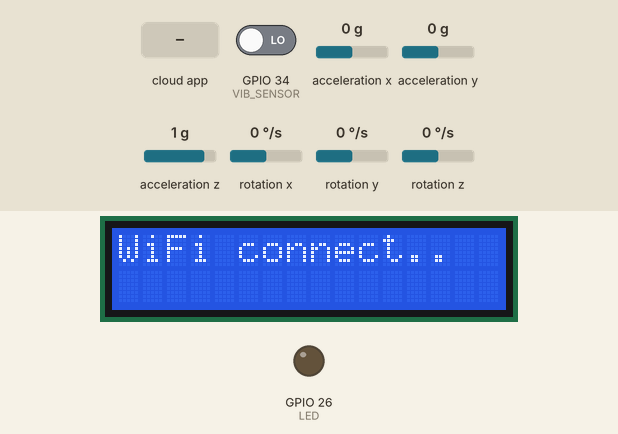
This sketch was run on a simulated ESP32. Parts: 16×2 character LCD, output pins drawn as LEDs (lit = HIGH). Wiring (inferred from the names in the program): MPU-6050 motion sensor at I2C address 0x68. Inputs (shaded band) come from the test bench; at power-on: GPIO 34 (VIB_SENSOR) LOW, acceleration z 1 g, acceleration x 0 g, rotation x 0 °/s, acceleration y 0 g, rotation y 0 °/s, rotation z 0 °/s. WiFi joins after 1.5 s; servers stay silent unless stated; what the sketch prints to the serial monitor is not drawn.

Above: at 1.1 s.
At 7.7 s:
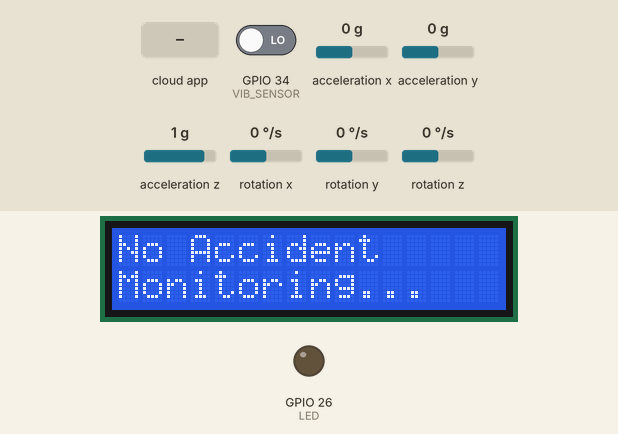
7.8 s: GPIO 34 (VIB_SENSOR) driven HIGH
At 9.4 s:
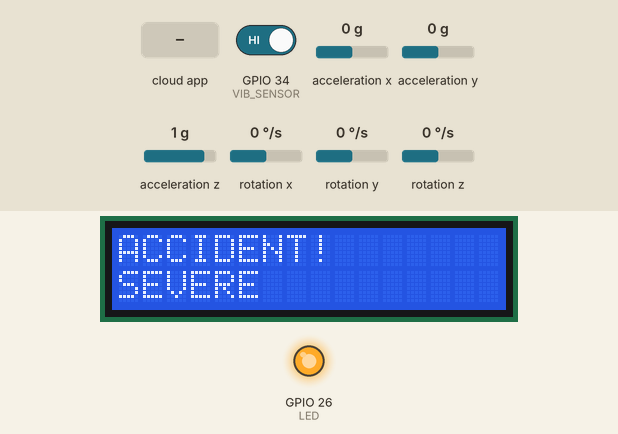
9.8 s: acceleration z set to 0 g
At 12.6 s:
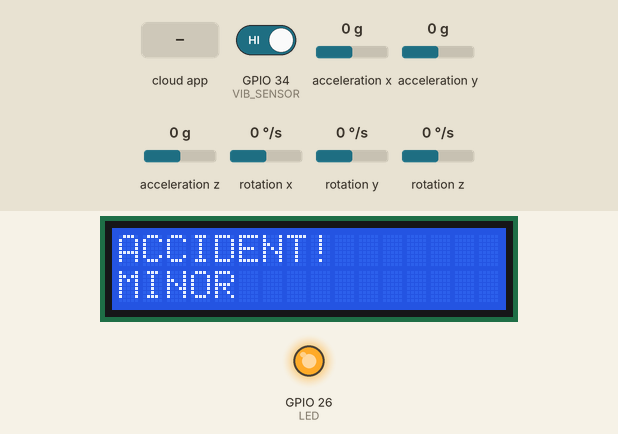
12.8 s: acceleration x set to -1.4 g
15.8 s: the phone or cloud app sets thresholds to SEVERE
17.3 s: GPIO 34 (VIB_SENSOR) driven LOW
At 20.0 s:
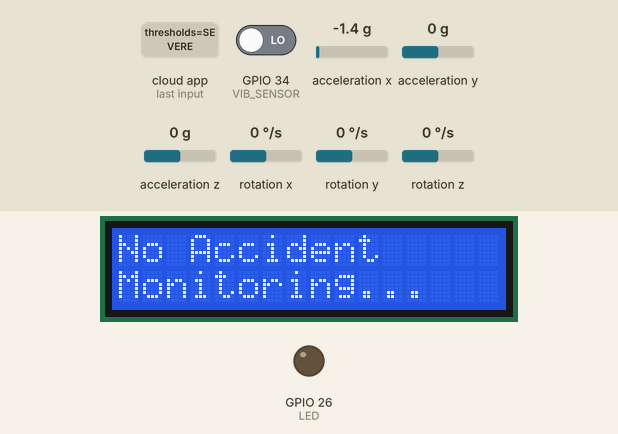
20.3 s: rotation x set to -31 °/s
21.8 s: rotation x set to -38 °/s
At 25.0 s:
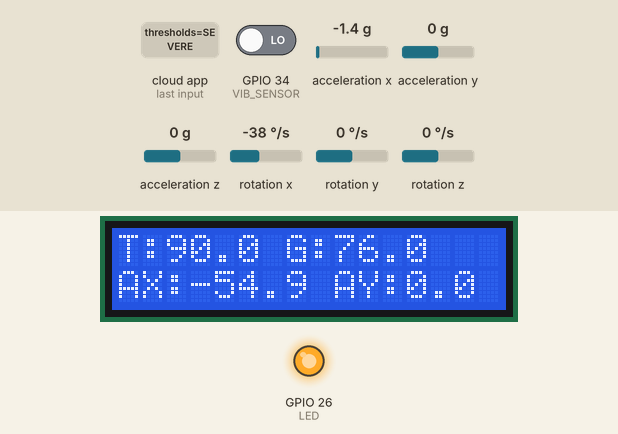
Timing chart, 0 to 25.8 s (numbered marks = the images above; inputs shaded):
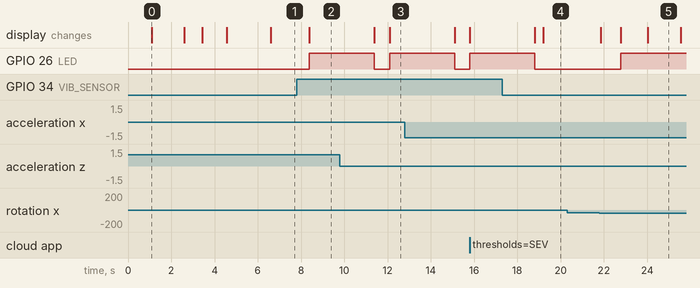

The sketch:

accidentdetection.ino
```cpp
#include <Wire.h>
#include <LiquidCrystal_I2C.h>
#include <MPU6050.h>
#include <WiFi.h>
#include <Firebase_ESP_Client.h>
#include <addons/RTDBHelper.h>
#include "secrets.h"


#define BUZZER     27
#define LED        26
#define VIB_SENSOR 34


#define BUZZER_ENABLED 0

//Set 0 for real gps module
#define USE_REAL_GPS 0

// Cloud
const unsigned long LIVE_PUSH_INTERVAL_MS      = 1000;   // live refreshes every 1s
const unsigned long TELEMETRY_PUSH_INTERVAL_MS = 30000;  // this 30s delay to add history
unsigned long lastLivePushMs      = 0;
unsigned long lastTelemetryPushMs = 0;

FirebaseData   fbData;
FirebaseData   fbConfigStream;
FirebaseAuth   fbAuth;
FirebaseConfig fbConfig;
bool firebaseReady = false;


LiquidCrystal_I2C lcd(0x27, 16, 2);
MPU6050 mpu(0x68);


bool accident = false;
bool rollover = false;


// Runtime thresholds. Defaults match what was const before; the dashboard
// can overwrite these by writing to /devices/<id>/config/thresholds.
float ROLLOVER_TILT_DEG       = 75.0;
float ROLLOVER_GYRO_DEG_S     = 200.0;
const float ROLLOVER_PRE_TILT_DEG   = 45.0;
const float ROLLOVER_PRE_GYRO_DEG_S = 70.0;
const int   ROLLOVER_CONFIRM_COUNT  = 3;

// Net-acceleration thresholds in m/s² (gravity removed).
float ACCEL_MINOR    = 7.0;
float ACCEL_MODERATE = 12.0;
float ACCEL_SEVERE   = 20.0;


int rolloverHitCount = 0;


unsigned long lastVibrationTime = 0;
const unsigned long VIB_WINDOW_MS = 500;


// fake mock gps
const float SIMULATED_LAT = 30.268824;
const float SIMULATED_LON = 77.993090;


// for real gps
void getGPSCoordinates(float &lat, float &lon, bool &isReal) {
#if USE_REAL_GPS
  // TODO: read from TinyGPS++ on Serial2; fall back to simulated until valid fix.
  lat    = SIMULATED_LAT;
  lon    = SIMULATED_LON;
  isReal = false;
#else
  lat    = SIMULATED_LAT;
  lon    = SIMULATED_LON;
  isReal = false;
#endif
}


//for the cloud setup using firebase
void setupCloud() {
  Serial.print("Connecting to Wi-Fi: ");
  Serial.println(WIFI_SSID);
  lcd.clear();
  lcdPrint(0, 0, "WiFi connect..");

  WiFi.mode(WIFI_STA);
  WiFi.begin(WIFI_SSID, WIFI_PASSWORD);

  unsigned long start = millis();
  while (WiFi.status() != WL_CONNECTED && millis() - start < 15000) {
    delay(300);
    Serial.print(".");
  }
  Serial.println();

  if (WiFi.status() != WL_CONNECTED) {
    Serial.println("Wi-Fi FAILED. Continuing offline.");
    lcdPrint(0, 1, "WiFi: OFFLINE  ");
    delay(1500);
    firebaseReady = false;
    return;
  }

  Serial.print("Wi-Fi OK. IP: ");
  Serial.println(WiFi.localIP());
  lcdPrint(0, 1, "WiFi: OK       ");
  delay(800);

  fbConfig.database_url = FIREBASE_HOST;
  fbConfig.signer.tokens.legacy_token = FIREBASE_AUTH;
  Firebase.reconnectWiFi(true);
  Firebase.begin(&fbConfig, &fbAuth);

  firebaseReady = Firebase.ready();
  Serial.println(firebaseReady ? "Firebase READY" : "Firebase init pending");
  lcdPrint(0, 0, "Cloud: ready   ");
  lcdPrint(0, 1, "               ");
  delay(800);
}


//To pull the threshold values from the firebase and update at realtime
void applyThresholdsFromJson(FirebaseJson &json) {
  FirebaseJsonData v;

  if (json.get(v, "accelMinor")    && v.success) ACCEL_MINOR        = v.to<float>();
  if (json.get(v, "accelModerate") && v.success) ACCEL_MODERATE     = v.to<float>();
  if (json.get(v, "accelSevere")   && v.success) ACCEL_SEVERE       = v.to<float>();
  if (json.get(v, "rolloverTilt")  && v.success) ROLLOVER_TILT_DEG  = v.to<float>();
  if (json.get(v, "rolloverGyro")  && v.success) ROLLOVER_GYRO_DEG_S = v.to<float>();

  Serial.println("Thresholds updated from cloud:");
  Serial.print("  accel minor/moderate/severe: ");
  Serial.print(ACCEL_MINOR);    Serial.print(" / ");
  Serial.print(ACCEL_MODERATE); Serial.print(" / ");
  Serial.println(ACCEL_SEVERE);
  Serial.print("  rollover tilt / gyro: ");
  Serial.print(ROLLOVER_TILT_DEG); Serial.print("° / ");
  Serial.print(ROLLOVER_GYRO_DEG_S); Serial.println(" deg/s");
}


void fetchInitialThresholds() {
  if (!firebaseReady && !(firebaseReady = Firebase.ready())) return;

  String path = String("/devices/") + DEVICE_ID + "/config/thresholds";
  if (Firebase.RTDB.getJSON(&fbData, path.c_str())) {
    FirebaseJson *json = fbData.jsonObjectPtr();
    if (json) applyThresholdsFromJson(*json);
  } else {
    Serial.print("No initial thresholds (using defaults): ");
    Serial.println(fbData.errorReason());
  }
}


void thresholdStreamCallback(FirebaseStream data) {
  Serial.print("Threshold stream event: ");
  Serial.println(data.dataPath());

  String path = String("/devices/") + DEVICE_ID + "/config/thresholds";
  if (Firebase.RTDB.getJSON(&fbData, path.c_str())) {
    FirebaseJson *json = fbData.jsonObjectPtr();
    if (json) applyThresholdsFromJson(*json);
  }
}

void thresholdStreamTimeout(bool timeout) {
  if (timeout) Serial.println("Threshold stream timeout, resuming...");
  if (!fbConfigStream.httpConnected()) {
    Serial.print("Threshold stream not connected: ");
    Serial.println(fbConfigStream.errorReason());
  }
}


void startThresholdStream() {
  String path = String("/devices/") + DEVICE_ID + "/config/thresholds";
  if (!Firebase.RTDB.beginStream(&fbConfigStream, path.c_str())) {
    Serial.print("Stream begin failed: ");
    Serial.println(fbConfigStream.errorReason());
    return;
  }
  Firebase.RTDB.setStreamCallback(&fbConfigStream,
                                  thresholdStreamCallback,
                                  thresholdStreamTimeout);
  Serial.println("Threshold stream subscribed.");
}


static void buildSnapshot(FirebaseJson &json,
                          float ax, float ay, float az,
                          float gx, float gy, float gz,
                          float tiltDeg, float netAccel,
                          bool vibrationConfirmed) {
  float lat, lon; bool isReal;
  getGPSCoordinates(lat, lon, isReal);

  json.clear();
  json.set("deviceId", DEVICE_ID);
  json.set("ax", ax); json.set("ay", ay); json.set("az", az);
  json.set("gx", gx); json.set("gy", gy); json.set("gz", gz);
  json.set("tiltDeg", tiltDeg);
  json.set("netAccel", netAccel);
  json.set("vibrationState", vibrationConfirmed ? 1 : 0);
  json.set("latitude", lat);
  json.set("longitude", lon);
  json.set("gpsReal", isReal);
  json.set("timestamp/.sv", "timestamp"); // server-side timestamp
}


// Live state overwrites nodes every 1 sec
void pushLive(float ax, float ay, float az,
              float gx, float gy, float gz,
              float tiltDeg, float netAccel,
              bool vibrationConfirmed) {
  if (!firebaseReady && !(firebaseReady = Firebase.ready())) return;

  FirebaseJson json;
  buildSnapshot(json, ax, ay, az, gx, gy, gz,
                tiltDeg, netAccel, vibrationConfirmed);
  String path = String("/devices/") + DEVICE_ID + "/live";
  if (!Firebase.RTDB.setJSON(&fbData, path.c_str(), &json)) {
    Serial.print("pushLive failed: ");
    Serial.println(fbData.errorReason());
  }
}


// Telementary history adds every 30 sec
void pushTelemetry(float ax, float ay, float az,
                   float gx, float gy, float gz,
                   float tiltDeg, float netAccel,
                   bool vibrationConfirmed) {
  if (!firebaseReady && !(firebaseReady = Firebase.ready())) return;

  FirebaseJson json;
  buildSnapshot(json, ax, ay, az, gx, gy, gz,
                tiltDeg, netAccel, vibrationConfirmed);
  String path = String("/devices/") + DEVICE_ID + "/telemetry";
  if (!Firebase.RTDB.pushJSON(&fbData, path.c_str(), &json)) {
    Serial.print("pushTelemetry failed: ");
    Serial.println(fbData.errorReason());
  }
}


// Accident event after beign confirmed
void pushEvent(const String &eventType, const String &severity,
               float ax, float ay, float az,
               float gx, float gy, float gz,
               float tiltDeg, float netAccel,
               bool vibrationConfirmed) {
  if (!firebaseReady && !(firebaseReady = Firebase.ready())) {
    Serial.println("Firebase not ready, event NOT pushed");
    return;
  }

  float lat, lon; bool isReal;
  getGPSCoordinates(lat, lon, isReal);

  FirebaseJson json;
  json.set("eventType", eventType);
  json.set("severity", severity);
  json.set("deviceId", DEVICE_ID);
  json.set("ax", ax); json.set("ay", ay); json.set("az", az);
  json.set("gx", gx); json.set("gy", gy); json.set("gz", gz);
  json.set("tiltDeg", tiltDeg);
  json.set("netAccel", netAccel);
  json.set("vibrationState", vibrationConfirmed ? 1 : 0);
  json.set("latitude", lat);
  json.set("longitude", lon);
  json.set("gpsReal", isReal);
  json.set("timestamp/.sv", "timestamp");

  // For owner of the device
  String privatePath = String("/devices/") + DEVICE_ID + "/events";
  if (Firebase.RTDB.pushJSON(&fbData, privatePath.c_str(), &json)) {
    Serial.print("Event pushed (private): ");
    Serial.println(fbData.dataPath() + "/" + fbData.pushName());
  } else {
    Serial.print("pushEvent (private) failed: ");
    Serial.println(fbData.errorReason());
  }

  // For the public users for seeing the events occured
  FirebaseJson pubJson;
  pubJson.set("eventType", eventType);
  pubJson.set("severity",  severity);
  pubJson.set("deviceId",  DEVICE_ID);
  pubJson.set("latitude",  lat);
  pubJson.set("longitude", lon);
  pubJson.set("tiltDeg",   tiltDeg);
  pubJson.set("netAccel",  netAccel);
  pubJson.set("gpsReal",   isReal);
  pubJson.set("timestamp/.sv", "timestamp");

  if (!Firebase.RTDB.pushJSON(&fbData, "/public/incidents", &pubJson)) {
    Serial.print("pushEvent (public) failed: ");
    Serial.println(fbData.errorReason());
  }
}


bool buzzerToneActive = false;

void startBuzzerTone(unsigned int freq) {
#if BUZZER_ENABLED
  tone(BUZZER, freq);
  buzzerToneActive = true;
#else
  (void)freq;
#endif
}

void silenceBuzzer() {
#if BUZZER_ENABLED
  if (buzzerToneActive) {
    noTone(BUZZER);
    ledcDetachPin(BUZZER);
    buzzerToneActive = false;
  }
  pinMode(BUZZER, OUTPUT);
  digitalWrite(BUZZER, LOW);
#endif
}


void triggerGPSAlert(String alertType) {
  float lat, lon;
  bool  isReal;
  getGPSCoordinates(lat, lon, isReal);

  Serial.println();
  Serial.println("==================================");
  Serial.print("ALERT TYPE: ");
  Serial.println(alertType);
  Serial.println(">>> DISPATCHING EMERGENCY SOS <<<");
  Serial.print("GPS Source: ");
  Serial.println(isReal ? "REAL (NEO-6M)" : "MOCK (no module)");
  Serial.print("Location: https://maps.google.com/?q=");
  Serial.print(lat, 6);
  Serial.print(",");
  Serial.println(lon, 6);
  Serial.println("==================================");
  Serial.println();
}


void lcdPrint(int col, int row, String msg) {
  lcd.setCursor(col, row);
  while (msg.length() < 16) msg += ' ';
  lcd.print(msg.substring(0, 16));
}

void setup() {
  Serial.begin(115200);
  delay(1000);
  Serial.println("Boot started...");


#if BUZZER_ENABLED
  pinMode(BUZZER, OUTPUT);
#else

  pinMode(BUZZER, INPUT);
#endif
  pinMode(LED,        OUTPUT);
  pinMode(VIB_SENSOR, INPUT);

  silenceBuzzer();
  digitalWrite(LED, LOW);


  Wire.begin(21, 22);
  Serial.println("I2C started...");


  lcd.init();
  lcd.backlight();
  Serial.println("LCD initialized...");

  Wire.beginTransmission(0x68);
  Wire.write(0x6B);
  Wire.write(0x00); //for waking up
  byte err = Wire.endTransmission();


  if (err != 0) {
    Serial.print("MPU6050 wake FAILED! I2C error: ");
    Serial.println(err);
    lcd.clear();
    lcdPrint(0, 0, "MPU6050 Error!");
    lcdPrint(0, 1, "Check wiring.");
    while (1) delay(1000);
  }


  Serial.println("MPU6050 woken up via raw I2C!");


  mpu.initialize();


  mpu.setFullScaleAccelRange(MPU6050_ACCEL_FS_8);
  mpu.setFullScaleGyroRange(MPU6050_GYRO_FS_500);


  Serial.println("MPU6050 configured!");

  setupCloud();
  fetchInitialThresholds();
  startThresholdStream();

  Serial.println("System Ready!");


  lcd.clear();
  lcdPrint(0, 0, "System Ready");
  delay(2000);
  lcd.clear();
}


void loop() {
  accident = false;


  // 1. Vibration Sensor
  if (digitalRead(VIB_SENSOR) == HIGH) {
    lastVibrationTime = millis();
  }
  bool vibrationConfirmed = (millis() - lastVibrationTime) <= VIB_WINDOW_MS;


  // 2. Read MPU6050 directly via raw I2C (bypasses library WHO_AM_I checks)
  Wire.beginTransmission(0x68);
  Wire.write(0x3B); // Start at ACCEL_XOUT_H
  Wire.endTransmission(false);
  Wire.requestFrom(0x68, 14); // Read accel + temp + gyro = 14 bytes


  int16_t rawAX, rawAY, rawAZ;
  int16_t rawGX, rawGY, rawGZ;


  if (Wire.available() == 14) {
    rawAX = (Wire.read() << 8) | Wire.read();
    rawAY = (Wire.read() << 8) | Wire.read();
    rawAZ = (Wire.read() << 8) | Wire.read();
    Wire.read(); Wire.read(); // Skip temperature (2 bytes)
    rawGX = (Wire.read() << 8) | Wire.read();
    rawGY = (Wire.read() << 8) | Wire.read();
    rawGZ = (Wire.read() << 8) | Wire.read();
  } else {
    Serial.println("I2C read failed! Skipping loop.");
    delay(200);
    return;
  }


  // 3. Convert to real units
  // Accel ±8g → 4096 LSB/g → m/s²
  float ax = (rawAX / 4096.0) * 9.81;
  float ay = (rawAY / 4096.0) * 9.81;
  float az = (rawAZ / 4096.0) * 9.81;


  // Gyro ±500 deg/s → 65.5 LSB/deg/s
  float gx = rawGX / 65.5;
  float gy = rawGY / 65.5;
  float gz = rawGZ / 65.5;


  // 4. Tilt and dominant gyro
  float tiltDeg = atan2(sqrt(ax * ax + ay * ay), az) * 57.2958;
  float gyroXY  = fabs(gx) > fabs(gy) ? fabs(gx) : fabs(gy);

  // Net acceleration magnitude (gravity removed). At rest this is ~0
  // regardless of how the board is mounted, so impact thresholds aren't
  // sensitive to orientation. A real crash spikes this well above 0.
  float accelMag = sqrt(ax * ax + ay * ay + az * az);
  float netAccel = fabs(accelMag - 9.81);


  // Debug
  Serial.print("Acc(m/s2): ");
  Serial.print(ax, 2); Serial.print(", ");
  Serial.print(ay, 2); Serial.print(", ");
  Serial.print(az, 2);
  Serial.print(" | Net: ");
  Serial.print(netAccel, 2);
  Serial.print(" | Gyro(deg/s): ");
  Serial.print(gx, 1); Serial.print(", ");
  Serial.print(gy, 1); Serial.print(", ");
  Serial.print(gz, 1);
  Serial.print(" | Tilt: ");
  Serial.print(tiltDeg, 1);
  Serial.print(" | Vib: ");
  Serial.println(vibrationConfirmed ? "YES" : "NO");


  // 5. Impact Detection — based on net acceleration (gravity-independent).
  // Thresholds in m/s² over and above 1g baseline. Tune on real hardware.
  String level = "NORMAL";
  bool impactSpike = false;

  if (netAccel > ACCEL_SEVERE) {
    level = "SEVERE";
    impactSpike = true;
  } else if (netAccel > ACCEL_MODERATE) {
    level = "MODERATE";
    impactSpike = true;
  } else if (netAccel > ACCEL_MINOR) {
    level = "MINOR";
    impactSpike = true;
  }


  // Require BOTH a real accel spike AND vibration confirmation. SW-420
  // modules often false-trigger, so we keep it as a secondary check only.
  if (impactSpike && vibrationConfirmed) {
    accident = true;
  }


  // 6. Rollover Detection
  bool rolloverCandidate =
    (tiltDeg > ROLLOVER_TILT_DEG   && gyroXY > ROLLOVER_PRE_GYRO_DEG_S) ||
    (gyroXY  > ROLLOVER_GYRO_DEG_S && tiltDeg > ROLLOVER_PRE_TILT_DEG);


  if (rolloverCandidate) {
    if (rolloverHitCount < ROLLOVER_CONFIRM_COUNT) rolloverHitCount++;
  } else {
    rolloverHitCount = 0;
  }


  rollover = (rolloverHitCount >= ROLLOVER_CONFIRM_COUNT);
  if (rollover) accident = true;


//Output


  if (rollover) {
    triggerGPSAlert("ROLLOVER DETECTED");
    pushEvent("rollover", "severe",
              ax, ay, az, gx, gy, gz,
              tiltDeg, netAccel, vibrationConfirmed);


    // Frame 1: Banner
    lcd.clear();
    lcdPrint(0, 0, "ACCIDENT!");
    lcdPrint(0, 1, "ROLL OVER");
    startBuzzerTone(2000);
    digitalWrite(LED, HIGH);
    delay(1200);


    // Frame 2: Tilt + GyroXY + AX/AY
    lcd.clear();
    {
      String line0 = "T:"; line0 += String(tiltDeg, 1);
      line0 += " G:";      line0 += String(gyroXY, 1);
      lcdPrint(0, 0, line0);
    }
    {
      String line1 = "AX:"; line1 += String(ax, 1);
      line1 += " AY:";      line1 += String(ay, 1);
      lcdPrint(0, 1, line1);
    }
    delay(1500);


    // Frame 3: GX GY GZ
    lcd.clear();
    {
      String line0 = "GX:"; line0 += String(gx, 1);
      line0 += " GY:";      line0 += String(gy, 1);
      lcdPrint(0, 0, line0);
    }
    {
      String line1 = "GZ:"; line1 += String(gz, 1);
      lcdPrint(0, 1, line1);
    }
    delay(1500);


    silenceBuzzer();
    digitalWrite(LED, LOW);


    rolloverHitCount  = 0;
    rollover          = false;
    accident          = false;
    lastVibrationTime = 0;
    lcd.clear();
  }


  else if (accident) {
    triggerGPSAlert(level + " IMPACT");
    {
      String sev = level; sev.toLowerCase();
      pushEvent("accident", sev,
                ax, ay, az, gx, gy, gz,
                tiltDeg, netAccel, vibrationConfirmed);
    }


    lcd.clear();
    lcdPrint(0, 0, "ACCIDENT!");
    lcdPrint(0, 1, level);


    if      (level == "SEVERE")   startBuzzerTone(2000);
    else if (level == "MODERATE") startBuzzerTone(1200);
    else                          startBuzzerTone(800);


    digitalWrite(LED, HIGH);
    delay(3000);
    silenceBuzzer();
    digitalWrite(LED, LOW);


    accident          = false;
    lastVibrationTime = 0;
    lcd.clear();
  }


  else {

    silenceBuzzer();
    if (rolloverHitCount > 0) {
      lcdPrint(0, 0, "ROLL CHECK...");
      String line1 = "T"; line1 += String(tiltDeg, 0);
      line1 += " G";      line1 += String(gyroXY, 1);
      lcdPrint(0, 1, line1);
    } else {
      lcdPrint(0, 0, "No Accident");
      lcdPrint(0, 1, "Monitoring...");
    }
  }


  // For continuous on device detection even the device goes offline,
  unsigned long now = millis();
  if (now - lastLivePushMs >= LIVE_PUSH_INTERVAL_MS) {
    lastLivePushMs = now;
    pushLive(ax, ay, az, gx, gy, gz, tiltDeg, netAccel, vibrationConfirmed);
  }
  if (now - lastTelemetryPushMs >= TELEMETRY_PUSH_INTERVAL_MS) {
    lastTelemetryPushMs = now;
    pushTelemetry(ax, ay, az, gx, gy, gz, tiltDeg, netAccel, vibrationConfirmed);
  }


  delay(200);
}
```

secrets.example.h
```cpp
#ifndef SECRETS_H
#define SECRETS_H


#define WIFI_SSID       "your_wifi_ssid"
#define WIFI_PASSWORD   "your_wifi_password"

#define FIREBASE_HOST   "your-project-default-rtdb.asia-southeast1.firebasedatabase.app"
#define FIREBASE_AUTH   "your_database_secret_here"

#define DEVICE_ID       "ESP32-VEH-01"

#endif
```

Measured:
- the behaviour switches between -35 and -36 °/s on rotation x (found by bisection; images 4 and 5)
- after the input at 7.8 s, GPIO 26 (LED): LOW → HIGH after 0.59 s; the display: changes after 0.59 s (image 2)
- after the input at 9.8 s, the display: first differs from a run without the input after 2.3 s (image 3)
- after the input at 17.3 s, GPIO 26 (LED): goes on until 18.8 s, then stays LOW; the display: first differs from a run without the input after 1.9 s (image 4)
- after the input at 20.3 s, every drawn part: stays the same
- after the input at 21.8 s, GPIO 26 (LED): LOW → HIGH after 0.99 s; the display: first changes after 0.05 s (image 5 shows a later state)
- what the display in image 0 shows lasts 1.5 s, from 1.1 s to 2.6 s
